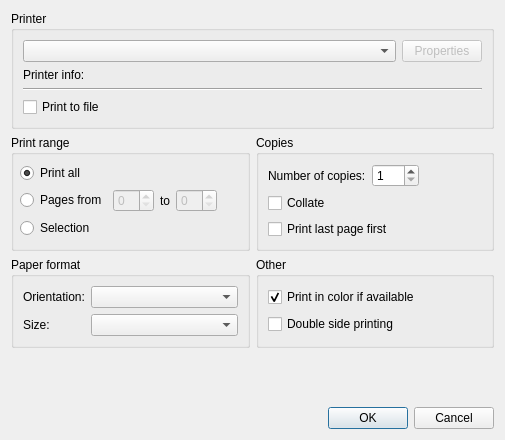
<ui version="4.0" >
 <comment>*********************************************************************
**
** Copyright (C) 1992-2007 Trolltech ASA. All rights reserved.
**
** This file is part of the QtGui module of the Qt Toolkit.
**
** This file may be used under the terms of the GNU General Public
** License version 2.0 as published by the Free Software Foundation
** and appearing in the file LICENSE.GPL included in the packaging of
** this file.  Please review the following information to ensure GNU
** General Public Licensing requirements will be met:
** http://trolltech.com/products/qt/licenses/licensing/opensource/
**
** If you are unsure which license is appropriate for your use, please
** review the following information:
** http://trolltech.com/products/qt/licenses/licensing/licensingoverview
** or contact the sales department at sales@trolltech.com.
**
** In addition, as a special exception, Trolltech gives you certain
** additional rights. These rights are described in the Trolltech GPL
** Exception version 1.0, which can be found at
** http://www.trolltech.com/products/qt/gplexception/ and in the file
** GPL_EXCEPTION.txt in this package.
**
** In addition, as a special exception, Trolltech, as the sole copyright
** holder for Qt Designer, grants users of the Qt/Eclipse Integration
** plug-in the right for the Qt/Eclipse Integration to link to
** functionality provided by Qt Designer and its related libraries.
**
** Trolltech reserves all rights not expressly granted herein.
** 
** Trolltech ASA (c) 2007
**
** This file is provided AS IS with NO WARRANTY OF ANY KIND, INCLUDING THE
** WARRANTY OF DESIGN, MERCHANTABILITY AND FITNESS FOR A PARTICULAR PURPOSE.
**
*********************************************************************</comment>
 <class>QPrintDialog</class>
 <widget class="QDialog" name="QPrintDialog" >
  <property name="geometry" >
   <rect>
    <x>0</x>
    <y>0</y>
    <width>505</width>
    <height>440</height>
   </rect>
  </property>
  <property name="windowTitle" >
   <string>Print dialog</string>
  </property>
  <layout class="QVBoxLayout" >
   <item>
    <widget class="QWidget" native="1" name="generalWidget" >
     <layout class="QGridLayout" >
      <property name="leftMargin" >
       <number>0</number>
      </property>
      <property name="topMargin" >
       <number>0</number>
      </property>
      <property name="rightMargin" >
       <number>0</number>
      </property>
      <property name="bottomMargin" >
       <number>0</number>
      </property>
      <item row="0" column="0" colspan="2" >
       <widget class="QGroupBox" name="gbDestination" >
        <property name="sizePolicy" >
         <sizepolicy vsizetype="Minimum" hsizetype="Preferred" >
          <horstretch>0</horstretch>
          <verstretch>0</verstretch>
         </sizepolicy>
        </property>
        <property name="title" >
         <string>Printer</string>
        </property>
        <layout class="QVBoxLayout" >
         <property name="spacing" >
          <number>6</number>
         </property>
         <property name="leftMargin" >
          <number>9</number>
         </property>
         <property name="topMargin" >
          <number>9</number>
         </property>
         <property name="rightMargin" >
          <number>9</number>
         </property>
         <property name="bottomMargin" >
          <number>9</number>
         </property>
         <item>
          <widget class="QStackedWidget" name="stackedWidget" >
           <property name="sizePolicy" >
            <sizepolicy vsizetype="Minimum" hsizetype="Preferred" >
             <horstretch>0</horstretch>
             <verstretch>0</verstretch>
            </sizepolicy>
           </property>
           <property name="currentIndex" >
            <number>0</number>
           </property>
           <widget class="QWidget" name="page" >
            <layout class="QVBoxLayout" >
             <property name="spacing" >
              <number>6</number>
             </property>
             <property name="leftMargin" >
              <number>0</number>
             </property>
             <property name="topMargin" >
              <number>0</number>
             </property>
             <property name="rightMargin" >
              <number>0</number>
             </property>
             <property name="bottomMargin" >
              <number>0</number>
             </property>
             <item>
              <layout class="QHBoxLayout" >
               <property name="spacing" >
                <number>6</number>
               </property>
               <property name="leftMargin" >
                <number>0</number>
               </property>
               <property name="topMargin" >
                <number>0</number>
               </property>
               <property name="rightMargin" >
                <number>0</number>
               </property>
               <property name="bottomMargin" >
                <number>0</number>
               </property>
               <item>
                <widget class="QComboBox" name="cbPrinters" >
                 <property name="sizePolicy" >
                  <sizepolicy vsizetype="Minimum" hsizetype="Expanding" >
                   <horstretch>0</horstretch>
                   <verstretch>0</verstretch>
                  </sizepolicy>
                 </property>
                </widget>
               </item>
               <item>
                <widget class="QPushButton" name="btnProperties" >
                 <property name="enabled" >
                  <bool>false</bool>
                 </property>
                 <property name="sizePolicy" >
                  <sizepolicy vsizetype="Minimum" hsizetype="Minimum" >
                   <horstretch>0</horstretch>
                   <verstretch>0</verstretch>
                  </sizepolicy>
                 </property>
                 <property name="text" >
                  <string>Properties</string>
                 </property>
                </widget>
               </item>
              </layout>
             </item>
             <item>
              <layout class="QHBoxLayout" >
               <property name="spacing" >
                <number>6</number>
               </property>
               <property name="leftMargin" >
                <number>0</number>
               </property>
               <property name="topMargin" >
                <number>0</number>
               </property>
               <property name="rightMargin" >
                <number>0</number>
               </property>
               <property name="bottomMargin" >
                <number>0</number>
               </property>
               <item>
                <widget class="QLabel" name="label" >
                 <property name="text" >
                  <string>Printer info:</string>
                 </property>
                </widget>
               </item>
               <item>
                <widget class="QLabel" name="lbPrinterInfo" >
                 <property name="sizePolicy" >
                  <sizepolicy vsizetype="Preferred" hsizetype="MinimumExpanding" >
                   <horstretch>0</horstretch>
                   <verstretch>0</verstretch>
                  </sizepolicy>
                 </property>
                 <property name="text" >
                  <string/>
                 </property>
                </widget>
               </item>
              </layout>
             </item>
            </layout>
           </widget>
           <widget class="QWidget" name="page_2" >
            <layout class="QVBoxLayout" >
             <property name="spacing" >
              <number>6</number>
             </property>
             <property name="leftMargin" >
              <number>0</number>
             </property>
             <property name="topMargin" >
              <number>0</number>
             </property>
             <property name="rightMargin" >
              <number>0</number>
             </property>
             <property name="bottomMargin" >
              <number>0</number>
             </property>
             <item>
              <layout class="QHBoxLayout" >
               <property name="spacing" >
                <number>6</number>
               </property>
               <property name="leftMargin" >
                <number>0</number>
               </property>
               <property name="topMargin" >
                <number>0</number>
               </property>
               <property name="rightMargin" >
                <number>0</number>
               </property>
               <property name="bottomMargin" >
                <number>0</number>
               </property>
               <item>
                <widget class="QLineEdit" name="leFile" >
                 <property name="enabled" >
                  <bool>true</bool>
                 </property>
                 <property name="sizePolicy" >
                  <sizepolicy vsizetype="Preferred" hsizetype="Expanding" >
                   <horstretch>0</horstretch>
                   <verstretch>0</verstretch>
                  </sizepolicy>
                 </property>
                </widget>
               </item>
               <item>
                <widget class="QPushButton" name="btnBrowse" >
                 <property name="enabled" >
                  <bool>true</bool>
                 </property>
                 <property name="text" >
                  <string>Browse</string>
                 </property>
                </widget>
               </item>
              </layout>
             </item>
            </layout>
           </widget>
          </widget>
         </item>
         <item>
          <widget class="Line" name="line" >
           <property name="orientation" >
            <enum>Qt::Horizontal</enum>
           </property>
          </widget>
         </item>
         <item>
          <widget class="QCheckBox" name="chbPrintToFile" >
           <property name="text" >
            <string>Print to file</string>
           </property>
          </widget>
         </item>
        </layout>
       </widget>
      </item>
      <item row="1" column="0" >
       <widget class="QGroupBox" name="gbPrintRange" >
        <property name="sizePolicy" >
         <sizepolicy vsizetype="Minimum" hsizetype="Preferred" >
          <horstretch>0</horstretch>
          <verstretch>0</verstretch>
         </sizepolicy>
        </property>
        <property name="title" >
         <string>Print range</string>
        </property>
        <layout class="QVBoxLayout" >
         <property name="spacing" >
          <number>4</number>
         </property>
         <property name="leftMargin" >
          <number>6</number>
         </property>
         <property name="topMargin" >
          <number>6</number>
         </property>
         <property name="rightMargin" >
          <number>6</number>
         </property>
         <property name="bottomMargin" >
          <number>6</number>
         </property>
         <item>
          <widget class="QRadioButton" name="rbPrintAll" >
           <property name="text" >
            <string>Print all</string>
           </property>
           <property name="checked" >
            <bool>true</bool>
           </property>
          </widget>
         </item>
         <item>
          <layout class="QHBoxLayout" >
           <property name="spacing" >
            <number>6</number>
           </property>
           <property name="leftMargin" >
            <number>0</number>
           </property>
           <property name="topMargin" >
            <number>0</number>
           </property>
           <property name="rightMargin" >
            <number>0</number>
           </property>
           <property name="bottomMargin" >
            <number>0</number>
           </property>
           <item>
            <widget class="QRadioButton" name="rbPrintRange" >
             <property name="text" >
              <string>Pages from</string>
             </property>
            </widget>
           </item>
           <item>
            <widget class="QSpinBox" name="sbFrom" >
             <property name="enabled" >
              <bool>false</bool>
             </property>
            </widget>
           </item>
           <item>
            <widget class="QLabel" name="label_2" >
             <property name="text" >
              <string>to</string>
             </property>
            </widget>
           </item>
           <item>
            <widget class="QSpinBox" name="sbTo" >
             <property name="enabled" >
              <bool>false</bool>
             </property>
            </widget>
           </item>
           <item>
            <spacer>
             <property name="orientation" >
              <enum>Qt::Horizontal</enum>
             </property>
             <property name="sizeHint" >
              <size>
               <width>0</width>
               <height>20</height>
              </size>
             </property>
            </spacer>
           </item>
          </layout>
         </item>
         <item>
          <widget class="QRadioButton" name="rbPrintSelection" >
           <property name="text" >
            <string>Selection</string>
           </property>
          </widget>
         </item>
        </layout>
       </widget>
      </item>
      <item row="1" column="1" >
       <widget class="QGroupBox" name="gbCopies" >
        <property name="sizePolicy" >
         <sizepolicy vsizetype="Minimum" hsizetype="Minimum" >
          <horstretch>0</horstretch>
          <verstretch>0</verstretch>
         </sizepolicy>
        </property>
        <property name="title" >
         <string>Copies</string>
        </property>
        <layout class="QVBoxLayout" >
         <property name="spacing" >
          <number>6</number>
         </property>
         <property name="leftMargin" >
          <number>9</number>
         </property>
         <property name="topMargin" >
          <number>9</number>
         </property>
         <property name="rightMargin" >
          <number>9</number>
         </property>
         <property name="bottomMargin" >
          <number>9</number>
         </property>
         <item>
          <layout class="QHBoxLayout" >
           <property name="spacing" >
            <number>6</number>
           </property>
           <property name="leftMargin" >
            <number>0</number>
           </property>
           <property name="topMargin" >
            <number>0</number>
           </property>
           <property name="rightMargin" >
            <number>0</number>
           </property>
           <property name="bottomMargin" >
            <number>0</number>
           </property>
           <item>
            <widget class="QLabel" name="label_8" >
             <property name="text" >
              <string>Number of copies:</string>
             </property>
            </widget>
           </item>
           <item>
            <widget class="QSpinBox" name="sbNumCopies" >
             <property name="minimum" >
              <number>1</number>
             </property>
             <property name="maximum" >
              <number>999</number>
             </property>
             <property name="value" >
              <number>1</number>
             </property>
            </widget>
           </item>
           <item>
            <spacer>
             <property name="orientation" >
              <enum>Qt::Horizontal</enum>
             </property>
             <property name="sizeHint" >
              <size>
               <width>0</width>
               <height>20</height>
              </size>
             </property>
            </spacer>
           </item>
          </layout>
         </item>
         <item>
          <widget class="QCheckBox" name="chbCollate" >
           <property name="text" >
            <string>Collate</string>
           </property>
          </widget>
         </item>
         <item>
          <widget class="QCheckBox" name="chbPrintLastFirst" >
           <property name="text" >
            <string>Print last page first</string>
           </property>
          </widget>
         </item>
        </layout>
       </widget>
      </item>
      <item row="2" column="0" >
       <widget class="QGroupBox" name="gbPageProperties" >
        <property name="title" >
         <string>Paper format</string>
        </property>
        <layout class="QGridLayout" >
         <property name="leftMargin" >
          <number>9</number>
         </property>
         <property name="topMargin" >
          <number>9</number>
         </property>
         <property name="rightMargin" >
          <number>9</number>
         </property>
         <property name="bottomMargin" >
          <number>9</number>
         </property>
         <property name="horizontalSpacing" >
          <number>6</number>
         </property>
         <property name="verticalSpacing" >
          <number>6</number>
         </property>
         <item row="1" column="0" >
          <widget class="QLabel" name="label_4" >
           <property name="text" >
            <string>Size:</string>
           </property>
          </widget>
         </item>
         <item row="0" column="0" >
          <widget class="QLabel" name="label_3" >
           <property name="text" >
            <string>Orientation:</string>
           </property>
          </widget>
         </item>
         <item row="0" column="1" >
          <widget class="QComboBox" name="cbPaperLayout" >
           <property name="sizePolicy" >
            <sizepolicy vsizetype="Fixed" hsizetype="Expanding" >
             <horstretch>0</horstretch>
             <verstretch>0</verstretch>
            </sizepolicy>
           </property>
          </widget>
         </item>
         <item row="1" column="1" >
          <widget class="QComboBox" name="cbPaperSize" >
           <property name="sizePolicy" >
            <sizepolicy vsizetype="Fixed" hsizetype="Expanding" >
             <horstretch>0</horstretch>
             <verstretch>0</verstretch>
            </sizepolicy>
           </property>
          </widget>
         </item>
        </layout>
       </widget>
      </item>
      <item row="2" column="1" >
       <widget class="QGroupBox" name="gbOther" >
        <property name="sizePolicy" >
         <sizepolicy vsizetype="Preferred" hsizetype="Minimum" >
          <horstretch>0</horstretch>
          <verstretch>0</verstretch>
         </sizepolicy>
        </property>
        <property name="title" >
         <string>Other</string>
        </property>
        <layout class="QVBoxLayout" >
         <property name="spacing" >
          <number>6</number>
         </property>
         <property name="leftMargin" >
          <number>9</number>
         </property>
         <property name="topMargin" >
          <number>9</number>
         </property>
         <property name="rightMargin" >
          <number>9</number>
         </property>
         <property name="bottomMargin" >
          <number>9</number>
         </property>
         <item>
          <widget class="QCheckBox" name="chbColor" >
           <property name="text" >
            <string>Print in color if available</string>
           </property>
           <property name="checked" >
            <bool>true</bool>
           </property>
          </widget>
         </item>
         <item>
          <widget class="QCheckBox" name="chbDuplex" >
           <property name="text" >
            <string>Double side printing</string>
           </property>
          </widget>
         </item>
        </layout>
       </widget>
      </item>
      <item row="3" column="0" colspan="2" >
       <spacer>
        <property name="orientation" >
         <enum>Qt::Vertical</enum>
        </property>
        <property name="sizeHint" >
         <size>
          <width>0</width>
          <height>10</height>
         </size>
        </property>
       </spacer>
      </item>
     </layout>
    </widget>
   </item>
   <item>
    <widget class="QDialogButtonBox" name="buttonBox" >
     <property name="orientation" >
      <enum>Qt::Horizontal</enum>
     </property>
     <property name="standardButtons" >
      <set>QDialogButtonBox::Cancel|QDialogButtonBox::NoButton|QDialogButtonBox::Ok</set>
     </property>
    </widget>
   </item>
  </layout>
 </widget>
 <resources/>
 <connections/>
</ui>
